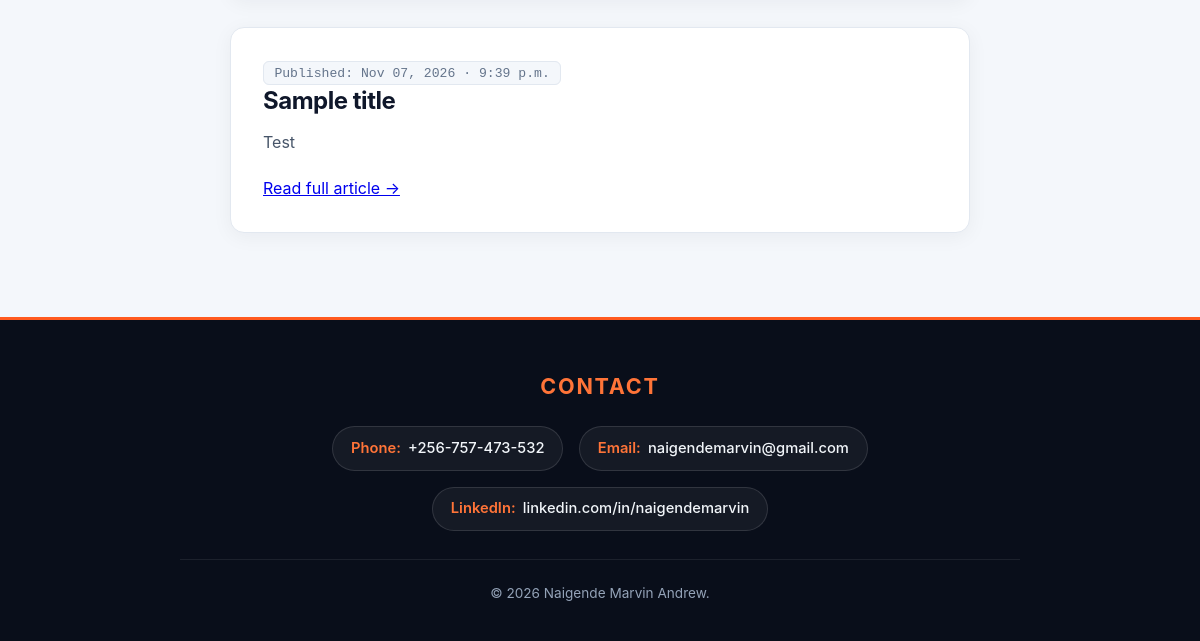
The app's page / (lower part), older data.
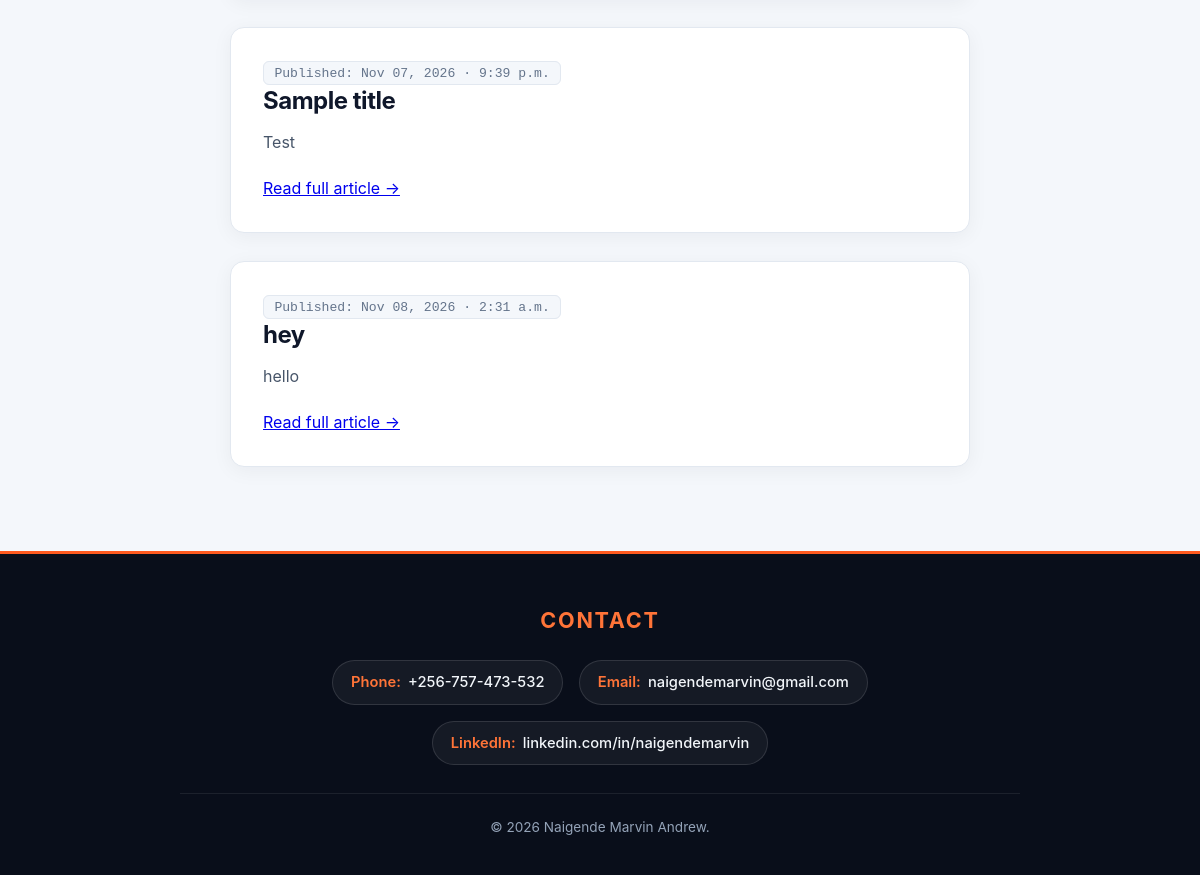
The same page, newer data.
### blog/models.py (models this page shows, shortened)
class Post(models.Model):
    author = models.ForeignKey(settings.AUTH_USER_MODEL, on_delete=models.CASCADE)
    title = models.CharField(max_length=200)
    text = models.TextField()
    created_date = models.DateTimeField(default=timezone.now)
    published_date = models.DateTimeField(blank=True, null=True)

### blog/views.py (the view)
# urls.py: path('', views.post_list, name='post_list'),
def post_list(request):
    posts = Post.objects.filter(published_date__lte=timezone.now()).order_by('published_date')
    return render(request, 'blog/post_list.html', {'posts': posts})

### blog/templates/blog/post_list.html (shortened to what this page needs)
{% extends 'blog/base.html' %}
{% block content %}
  <div class="posts-feed">
    {% for post in posts %}
      <article class="post">
        <div class="post-header">
          <div class="post-meta">
            {% if post.published_date %}
              <time class="date">
                Published: {{ post.published_date|date:"M d, Y · g:i a" }}
              </time>
            {% else %}
              <span class="date draft-badge">Draft</span>
            {% endif %}
          </div>
        </div>
        <h2 class="post-title">
          <a href="{% url 'post_detail' pk=post.pk %}">{{ post.title }}</a>
        </h2>
        <div class="post-content">
          <p>{{ post.text|linebreaksbr|truncatewords:65 }}</p>
        </div>
        <div class="post-footer">
          <a class="read-more-link" href="{% url 'post_detail' pk=post.pk %}">
            Read full article &rarr;
          </a>
        </div>
      </article>
    {% empty %}
      <article class="post empty-state">
        <h2>No posts published yet</h2>
        <p>Engineering notes, network architecture breakdowns, and Python automation tutorials will appear here soon.</p>
      </article>
    {% endfor %}
  </div>
{% endblock %}

Row changes from the older to the newer data that the page shows:
added Post: published_date "Nov 08, 2026 · 2:31 a.m.", title "hey", text "hello"
